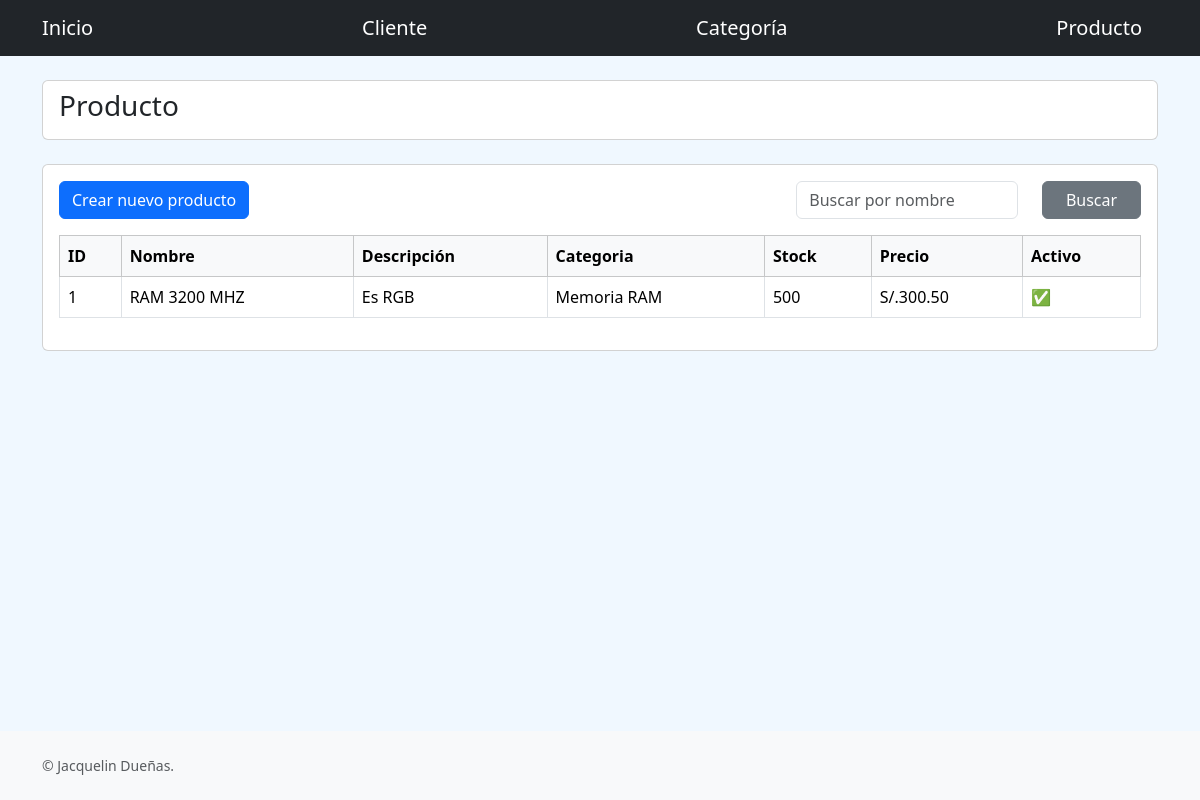
/producto, run on the app's committed database.
### AppMain/models.py (models this page shows)
class Producto(models.Model):
    nombre = models.CharField(max_length=200)
    descripcion = models.TextField()
    categoria = models.ForeignKey(Categoria, on_delete=models.PROTECT)
    stock = models.IntegerField()
    precio = models.DecimalField(max_digits=8, decimal_places=2)
    activo = models.BooleanField(default=True)

class Categoria(models.Model):
    nombre = models.CharField(max_length=100)
    descripcion = models.TextField()

### AppMain/views.py (the view)
# urls.py: path('producto', views.producto, name='producto'),
def producto(request): # Se encarga de mostrar la página de Producto con los datos de su modelo. Si es POST se realiza la inserción
    if request.method == 'POST':
        form = ProductoForm(request.POST)
        if form.is_valid():
            info = form.cleaned_data
            Producto.objects.create(
                nombre=info['nombre'],
                descripcion=info['descripcion'],
                categoria_id=info['categoria'],
                stock=info['stock'],
                precio=info['precio'],
                activo=info['activo']
            )
            return redirect('producto')
    else:
        form = ProductoForm()
    productos = Producto.objects.all()
    return render(request, 'producto/producto.html', { 'form': form, 'productos': productos })

### AppMain/forms.py
class ProductoForm(forms.Form):
    CATEGORIA_CHOICES = [(x.id, x.nombre) for x in Categoria.objects.all()]
    nombre = forms.CharField(label="Nombre", max_length=200, widget=forms.TextInput(attrs={'class': 'form-control'}))
    descripcion = forms.CharField(label="Descripción", widget=forms.Textarea(attrs={'class': 'form-control'}))
    categoria = forms.ChoiceField(label="Categoría", choices=CATEGORIA_CHOICES, widget=forms.Select(attrs={'class': 'form-select'}))
    stock = forms.IntegerField(label="Stock", widget=forms.NumberInput(attrs={'class': 'form-control'}))
    precio = forms.DecimalField(label="Precio", max_digits=8, decimal_places=2, widget=forms.NumberInput(attrs={'class': 'form-control'}))
    activo = forms.BooleanField(label="Activo", widget=forms.CheckboxInput(attrs={'class': 'form-check-input'}))

### AppMain/templates/producto/producto.html (shortened to what this page needs)
{% extends "layouts/base.html" %}
{% block container %}
<div class="card">
    <h3 class="card-body py-2">Producto</h3>
</div>
<br />
<div class="card">
    <div class="card-body">
        <div class="row">
            <div class="col-8">
                <button type="button" class="btn btn-primary" data-bs-toggle="modal" data-bs-target="#modalCliente">
                    Crear nuevo producto
                </button>
            </div>
            <div class="col-4">
                <form action="{% url 'buscar_producto' %}" method="POST">
                    <div class="row">
                        <div class="col-8">
                            <input type="text" placeholder="Buscar por nombre" id="nombre" name="nombre" class="form-control">
                        </div>
                        <div class="col-4">
                            <input type="submit" value="Buscar" class="btn btn-secondary w-100">
                        </div>
                    </div>
                </form>
            </div>
        </div>
        <table class="table table-bordered mt-3">
            <thead class="table-light">
                <tr>
                    <th>ID</th>
                    <th>Nombre</th>
                    <th>Descripción</th>
                    <th>Categoria</th>
                    <th>Stock</th>
                    <th>Precio</th>
                    <th>Activo</th>
                </tr>
            </thead>
            <tbody>
                {% for producto in productos %}
                <tr>
                    <td>{{producto.id}}</td>
                    <td>{{producto.nombre}}</td>
                    <td>{{producto.descripcion}}</td>
                    <td>{{producto.categoria.nombre}}</td>
                    <td>{{producto.stock}}</td>
                    <td>S/.{{producto.precio}}</td>
                    <td>{% if producto.activo %}✅{% else %}❌{% endif %}</td>
                </tr>
                {% endfor %}
            </tbody>
        </table>
    </div>
</div>
{% endblock %}

### AppMain/static/css/styles.css (style rules this page uses)
body { background-color: aliceblue !important; }

### data on the page
Producto: id "1", nombre "RAM 3200 MHZ", descripcion "Es RGB", categoria.nombre "Memoria RAM", stock "500", precio "300.50"
